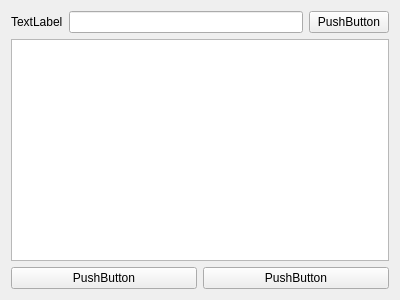
<?xml version="1.0" encoding="UTF-8"?>
<ui version="4.0">
 <class>WifiSearchWidget</class>
 <widget class="QWidget" name="WifiSearchWidget">
  <property name="geometry">
   <rect>
    <x>0</x>
    <y>0</y>
    <width>400</width>
    <height>300</height>
   </rect>
  </property>
  <property name="windowTitle">
   <string>Form</string>
  </property>
  <layout class="QVBoxLayout" name="verticalLayout_2">
   <item>
    <layout class="QVBoxLayout" name="verticalLayout" stretch="1,2,1">
     <item>
      <layout class="QHBoxLayout" name="horizontalLayout_3">
       <item>
        <widget class="CustomLabel" name="filterNameLabel">
         <property name="text">
          <string>TextLabel</string>
         </property>
        </widget>
       </item>
       <item>
        <widget class="QLineEdit" name="lineEdit"/>
       </item>
       <item>
        <widget class="CustomPushButton" name="applyPushButton">
         <property name="text">
          <string>PushButton</string>
         </property>
        </widget>
       </item>
      </layout>
     </item>
     <item>
      <layout class="QHBoxLayout" name="horizontalLayout_2">
       <item>
        <widget class="QListWidget" name="listWidget"/>
       </item>
      </layout>
     </item>
     <item>
      <layout class="QHBoxLayout" name="horizontalLayout">
       <item>
        <widget class="CustomPushButton" name="yesPushButton">
         <property name="text">
          <string>PushButton</string>
         </property>
        </widget>
       </item>
       <item>
        <widget class="CustomPushButton" name="noPushButton">
         <property name="text">
          <string>PushButton</string>
         </property>
        </widget>
       </item>
      </layout>
     </item>
    </layout>
   </item>
  </layout>
 </widget>
 <customwidgets>
  <customwidget>
   <class>CustomPushButton</class>
   <extends>QPushButton</extends>
   <header>CustomPushButton.h</header>
  </customwidget>
  <customwidget>
   <class>CustomLabel</class>
   <extends>QLabel</extends>
   <header>CustomLabel.h</header>
  </customwidget>
 </customwidgets>
 <resources/>
 <connections/>
</ui>
